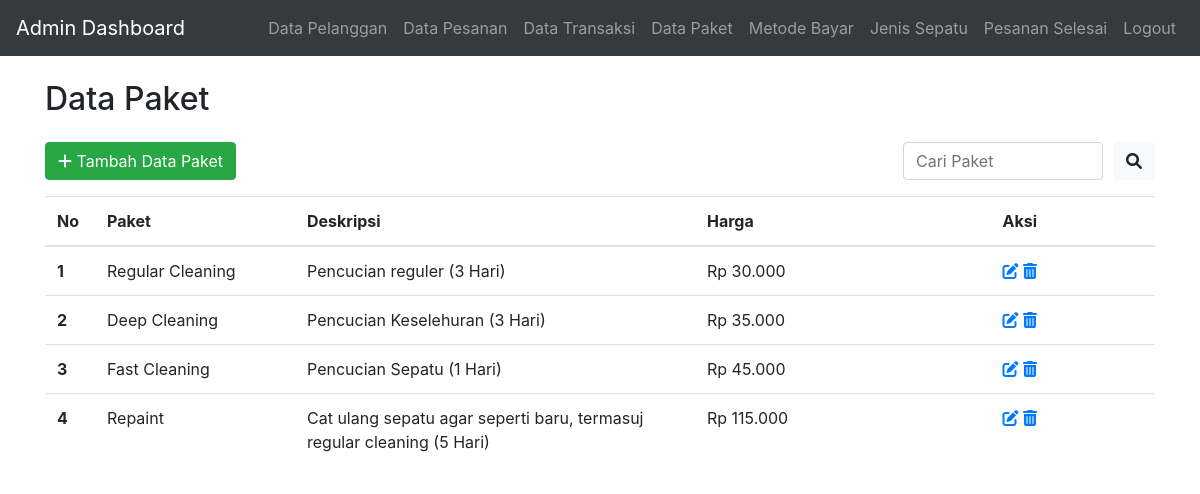
Screenshot of /datapaket.php (signed in) with the database file from the repository.
### tables this page shows
CREATE TABLE `paket` (
  `id` int(11) NOT NULL,
  `namapaket` varchar(20) NOT NULL,
  `deskripsi` varchar(255) NOT NULL,
  `harga` varchar(50) NOT NULL
);

### datapaket.php (the view, shortened to what this page needs)
<?php
include("headeradmin.php");
$search = "";
?>
<!DOCTYPE html>
<html lang="en">
<head>
  <link rel="stylesheet" href="https://stackpath.bootstrapcdn.com/bootstrap/4.5.2/css/bootstrap.min.css">
  <link rel="stylesheet" href="https://cdnjs.cloudflare.com/ajax/libs/font-awesome/6.0.0/css/all.min.css">
</head>
<body>
<div class="container mt-4">
  <div class="row">
    <div class="col-md-6">
      <h2>Data Paket</h2>
    </div>
</div>
<div class="row mt-3">
    <div class="col-md-6">
        <form action="" class="add-container">
            <button type="button" class="btn btn-success" data-toggle="modal" data-target="#tambahPaketModal">
                <i class="fa-solid fa-plus"></i> Tambah Data Paket
            </button>
        </form>
  </div>
  <div class="col-md-6">
      <form method="GET" action="" class="search-container">
        <input type="text" class="form-control" id="search" name="search" value="<?php echo $search; ?>" placeholder="Cari Paket">
        <button type="submit" class="btn btn-light"><i class="fas fa-search"></i></button>
      </form>
    </div>
</div>
  <table class="table mt-3">
    <thead>
      <tr>
        <th scope="col" style="width: 50px;">No</th>
        <th scope="col" style="width: 200px;">Paket</th>
        <th scope="col" style="width: 400px;">Deskripsi</th>
        <th scope="col">Harga</th>
        <th scope="col">Aksi</th>
      </tr>
    </thead>
    <tbody>
      <?php
      $query = "SELECT * FROM paket WHERE namapaket LIKE '%$search%'";
      $result = mysqli_query($koneksi, $query);
      $counter = 1;
      while ($row = mysqli_fetch_assoc($result)) {
        echo "<tr>";
        echo "<th scope='row'>" . $counter++ . "</th>";
        echo "<td>" . $row['namapaket'] . "</td>";
        echo "<td>" . $row['deskripsi'] . "</td>";
        echo "<td>Rp " . number_format($row['harga'], 0, ',', '.') . "</td>";
        echo "<td>
    <a href='#editModal_" . $row['id'] . "' data-toggle='modal' data-target='#editModal_" . $row['id'] . "' title='Edit'><i class='fas fa-edit'></i></a>
    <a href='hapus_paket.php?id=" . $row['id'] . "' title='Hapus'><i class='fas fa-trash-alt'></i></a>
</td>";
        echo "</tr>";
      }
      ?>
    </tbody>
  </table>
</div>
</body>
</html>

### headeradmin.php (style rules this page uses)
body { padding-top: 56px; }

### datapaket.php (style rules this page uses)
body { padding-top: 56px; }
.search-container { display: flex; align-items: center; justify-content: flex-end; gap: 10px; }
.search-container input { width: 200px; }

### rows the page displays
paket: namapaket "Regular Cleaning", deskripsi "Pencucian reguler (3 Hari)", harga "30.000"
paket: namapaket "Deep Cleaning", deskripsi "Pencucian Keselehuran (3 Hari)", harga "35.000"
paket: namapaket "Fast Cleaning", deskripsi "Pencucian Sepatu (1 Hari)", harga "45.000"
paket: namapaket "Repaint", deskripsi "Cat ulang sepatu agar seperti baru, termasuj regular cleaning (5 Hari)", harga "115.000"
